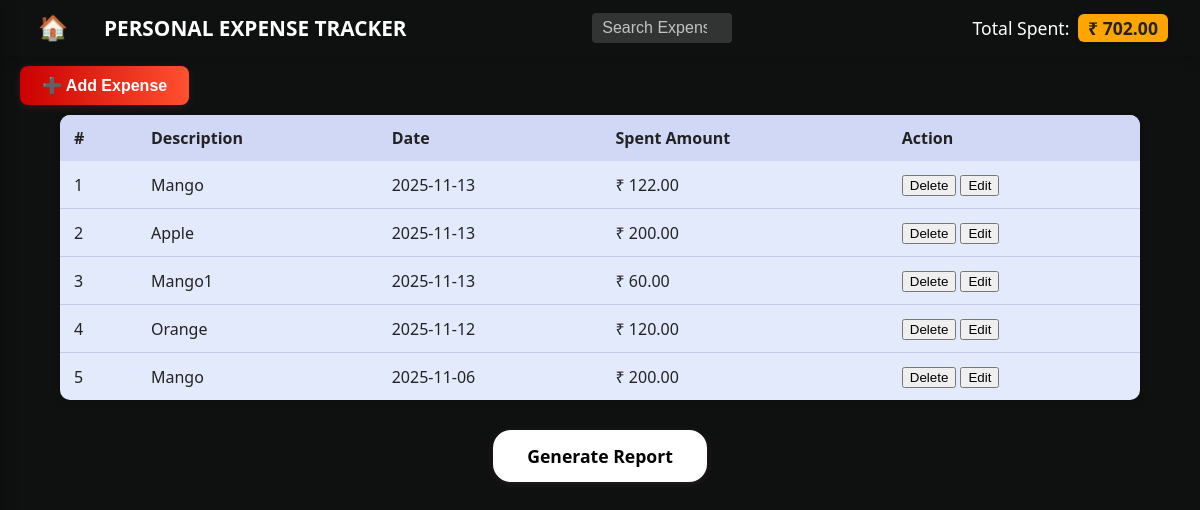
Screenshot of / (signed in) with the database file from the repository.
### tables this page shows
CREATE TABLE expenses (
    id INTEGER PRIMARY KEY AUTOINCREMENT,
    user_id INTEGER NOT NULL,
    description TEXT NOT NULL,
    date TEXT NOT NULL,
    category TEXT NOT NULL,
    amount REAL NOT NULL,
    FOREIGN KEY(user_id) REFERENCES users(id)
);

### app.py (the view)
@app.route('/')
@login_required
def index():
    user_id = session.get('user_id')
    if not user_id:
        return redirect(url_for('login'))
    q = request.args.get('q', '').strip()
    try:
        conn = get_db_connection()
        if q:
            expenses = conn.execute(
                "SELECT * FROM expenses WHERE user_id = ? AND description LIKE ? ORDER BY date DESC LIMIT 20",
                (user_id, f'%{q}%')
            ).fetchall()
        else:
            expenses = conn.execute(
                'SELECT * FROM expenses WHERE user_id = ? ORDER BY date DESC LIMIT 20',
                (user_id,)
            ).fetchall()
        total_row = conn.execute('SELECT IFNULL(SUM(amount), 0) as total FROM expenses WHERE user_id = ?', (user_id,)).fetchone()
        total = total_row['total'] if total_row is not None else 0
        conn.close()
        return render_template('index.html', expenses=expenses, total=total, query=q)
    except Exception as e:
        print(f"Index error: {str(e)}")
        flash('An error occurred while loading expenses', 'error')
        return render_template('index.html', expenses=[], total=0, query=q)

### app.py (called while the page is built)
def get_db_connection():
    conn = sqlite3.connect(DB)
    conn.row_factory = sqlite3.Row
    return conn

def login_required(f):
    from functools import wraps
    @wraps(f)
    def wrapped(*args, **kwargs):
        if 'user_id' not in session:
            return redirect(url_for('login'))
        return f(*args, **kwargs)
    return wrapped

### templates/index.html (shortened to what this page needs)
{% extends 'base.html' %}
{% block content %}
  <div class="toolbar">
    <button id="addBtn" class="add-btn gradient-btn">➕ Add Expense</button>
  </div>
  <section class="expenses">
    <table class="expense-table styled-table">
      <thead>
        <tr>
          <th>#</th>
          <th>Description</th>
          <th>Date</th>
          <th>Spent Amount</th>
          <th>Action</th>
        </tr>
      </thead>
      <tbody>
      {% if expenses and expenses|length > 0 %}
        {% for e in expenses %}
          <tr data-id="{{ e.id }}" data-desc="{{ e.description }}" data-date="{{ e.date }}" data-amount="{{ e.amount }}" data-category="{{ e.category }}">
            <td>{{ loop.index }}</td>
            <td>{{ e.description }}</td>
            <td>{{ e.date }}</td>
            <td>₹ {{ '%.2f'|format(e.amount) }}</td>
            <td>
              <form method="post" action="/delete/{{ e.id }}" onsubmit="return confirm('Delete this expense?');" style="display:inline">
                <button class="small danger">Delete</button>
              </form>
              <button class="small edit-btn" data-id="{{ e.id }}">Edit</button>
            </td>
          </tr>
        {% endfor %}
      {% else %}
        <tr><td colspan="5" style="text-align:center;">No expenses yet. Add one.</td></tr>
      {% endif %}
      </tbody>
    </table>
  </section>
  <div class="report-btn-row">
    <a href="/export_pdf" class="report-btn">Generate Report</a>
  </div>
{% endblock %}

### templates/base.html (shortened to what this page needs)
<!doctype html>
<html lang="en">
<head>
  <link rel="stylesheet" href="/static/styles.css">
</head>
<body>
  <nav class="topnav gradient-nav">
    {% if not request.endpoint in ['login', 'register'] %}
    <div class="left">
      <button id="sidebarToggle" class="sidebar-btn" aria-label="Open sidebar">🏠</button>
      <span class="title">PERSONAL EXPENSE TRACKER</span>
    </div>
    <div class="center">
      <form method="get" action="/" class="search-form">
        <input type="search" name="q" placeholder="Search Expense..." value="{{ query if query is defined else '' }}">
      </form>
    </div>
    <div class="right">
      <span class="total-badge">Total Spent: <span class="badge gradient-badge">₹ {{ '%.2f'|format(total if total is defined else 0) }}</span></span>
    </div>
    {% else %}
    <div class="auth-nav">
      <span class="title">Personal Expense Tracker</span>
    </div>
    {% endif %}
  </nav>
  <main class="container">
    {% block content %}{% endblock %}
  </main>
</body>
</html>

### static/styles.css (style rules this page uses)
body { min-height: 100vh; margin: 0; font-family: 'Segoe UI', Arial, sans-serif; background: linear-gradient(180deg, #0f1111 0%, #0f1111 40%, #0f1111 80%, #0f1111 100%); color: #fff; }
.gradient-nav { background: linear-gradient(90deg, #0f1111 0%, #0f1111 100%); color: #fff; display: flex; align-items: center; padding: 0 32px; height: 56px; box-shadow: 0 4px 12px rgba(0,0,0,0.12); }
.gradient-nav .center { flex: 1; display: flex; justify-content: center; padding: 0 20px; }
.gradient-nav .left { min-width: 250px; }
.gradient-nav .right { min-width: 250px; justify-content: flex-end; }
.search-form input[type=search] { padding: 8px 16px; border-radius: 20px; border: none; font-size: 1em; width: 300px; background: rgba(255,255,255,0.15); color: white; backdrop-filter: blur(5px); transition: all 0.3s ease; }
.search-form input[type=search]::placeholder { color: rgba(255,255,255,0.7); }
.gradient-badge { background: linear-gradient(45deg, #FF512F 0%, #F09819 100%); color: white; border-radius: 6px; padding: 2px 10px; margin-left: 4px; font-weight: 700; font-size: 1em; display: inline-block; box-shadow: 0 2px 4px rgba(0,0,0,0.1); }
.gradient-nav .left { display: flex; align-items: center; gap: 12px; }
.gradient-nav .title { font-size: 1.3rem; font-weight: 600; margin-left: 10px; }
.gradient-nav .right { display: flex; align-items: center; gap: 18px; }
.total-badge { font-size: 1.1em; font-weight: 500; }
.badge { background: orange; color: #222; border-radius: 6px; padding: 2px 10px; margin-left: 4px; font-weight: 700; font-size: 1em; display: inline-block; }
.search-form input[type=search] { padding: 6px 10px; border-radius: 4px; border: none; font-size: 1em; width: 140px; }
.sidebar-btn { background: none; border: none; color: #fff; font-size: 1.5em; cursor: pointer; margin-right: 8px; }
.gradient-btn { background: linear-gradient(90deg, #c00 0%, #FF512F 100%); color: #fff; border: none; border-radius: 8px; font-size: 1em; font-weight: 600; padding: 10px 22px; box-shadow: 0 2px 8px rgba(255,117,140,0.12); cursor: pointer; margin-bottom: 10px; margin-left: 20px; margin-top: 10px; transition: background 0.2s; }
.styled-table { width: 90%; margin: 0 auto 18px auto; border-collapse: separate; border-spacing: 0; background: #e3eafc; color: #222; border-radius: 10px; box-shadow: 0 2px 8px rgba(0,0,0,0.07); overflow: hidden; }
.styled-table th, .styled-table td { padding: 12px 14px; text-align: left; }
.styled-table th { background: #d1d8f6; font-weight: 600; }
.styled-table tr:not(:last-child) td { border-bottom: 1px solid #c3cbe6; }
.report-btn-row { display: flex; justify-content: center; margin: 30px 0 0 0; }
.report-btn { display: inline-block; padding: 12px 32px; border: 2px solid #ffffff; border-radius: 18px; color: #000000; font-size: 1.1em; font-weight: 600; background: #fff; text-decoration: none; box-shadow: 0 2px 8px rgba(255,117,140,0.10); position: relative; transition: background 0.2s, color 0.2s; }

### rows the page displays
expenses: description "Mango", date "2025-11-13", amount "122.00"
expenses: description "Apple", date "2025-11-13", amount "200.00"
expenses: description "Mango1", date "2025-11-13", amount "60.00"
expenses: description "Orange", date "2025-11-12", amount "120.00"
expenses: description "Mango", date "2025-11-06", amount "200.00"

### other values shown
{{ '%.2f'|format(total if total is defined else 0) }} "702.00"
